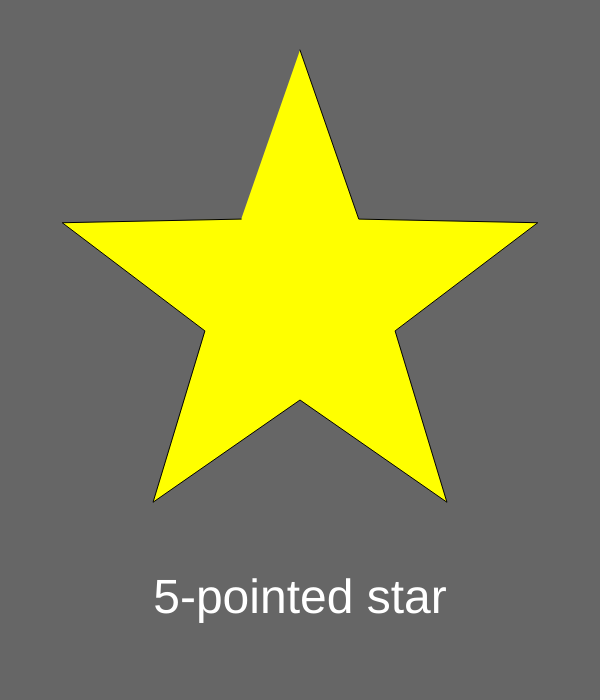
Frame 1 (no input)
Frame 60 (no input): identical to frame 1, image omitted
Frame 120 (the mouse pressed at the canvas centre since frame 60): identical to frame 1, image omitted

The p5.js sketch that drew this single still picture (run headless with seeded random() and noise() and a simulated clock; from frame 60 on, the mouse is pressed at the canvas centre):

// p5.js sketch
// ── sketch.js
function setup() {
  createCanvas(600, 700);
  colorMode(HSL);
  points = 5;
}

function draw() {
  if (points < 2) {points = 2;}
  background(0, 0, 40);
  fill(((points - 2) * 20) % 360, 100, 50);
  beginShape();
  for (i = 0; i < points; i++) {
  vertex(300 + 250 * sin(i/points * TAU), 300 - 250 * cos(i/points * TAU));
  vertex(300 + 100 * sin((i + 0.5)/points * TAU), 300 - 100 * cos((i + 0.5)/points * TAU));
  }
  endShape();
  fill(0, 0, 100);
  textFont("Arial", 48);
  textAlign(CENTER, CENTER);
  text(points + "-pointed star", 300, 600);
}

function keyPressed() {
  if (key == "ArrowLeft") {points--;}
  if (key == "ArrowRight") {points++;}
}
